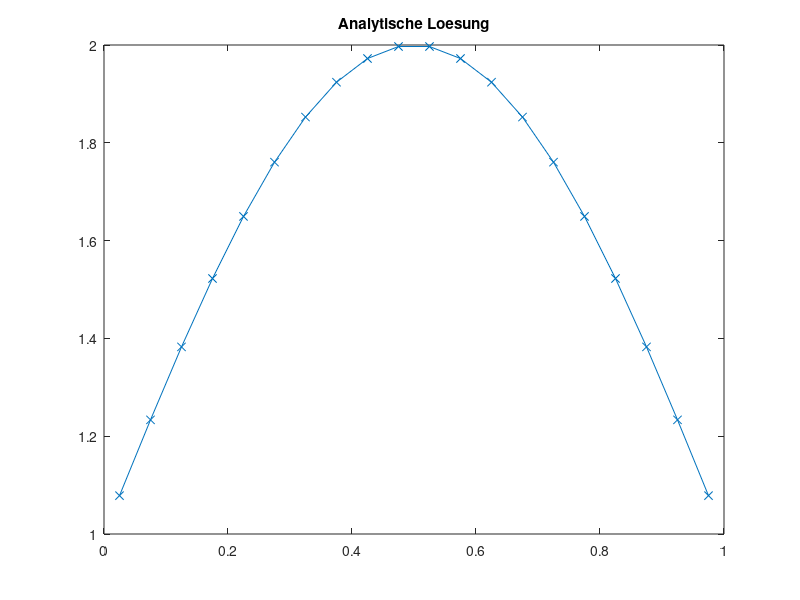
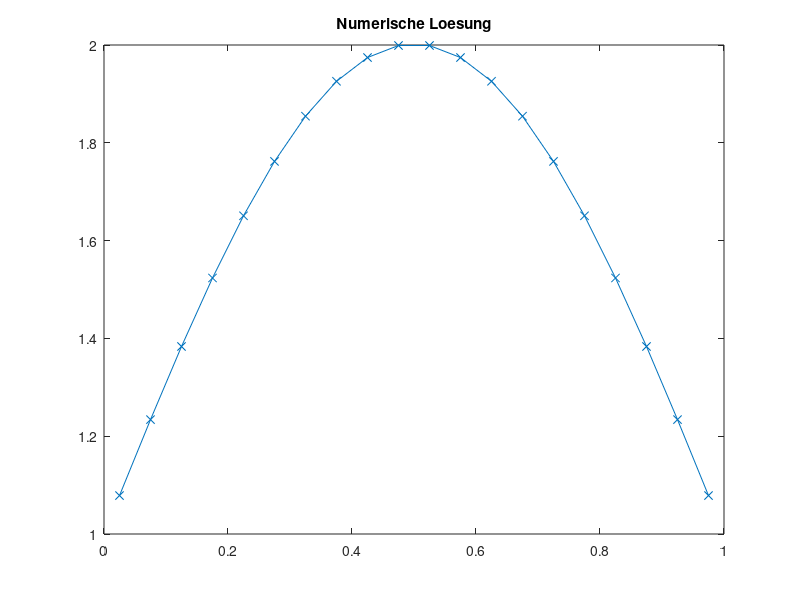
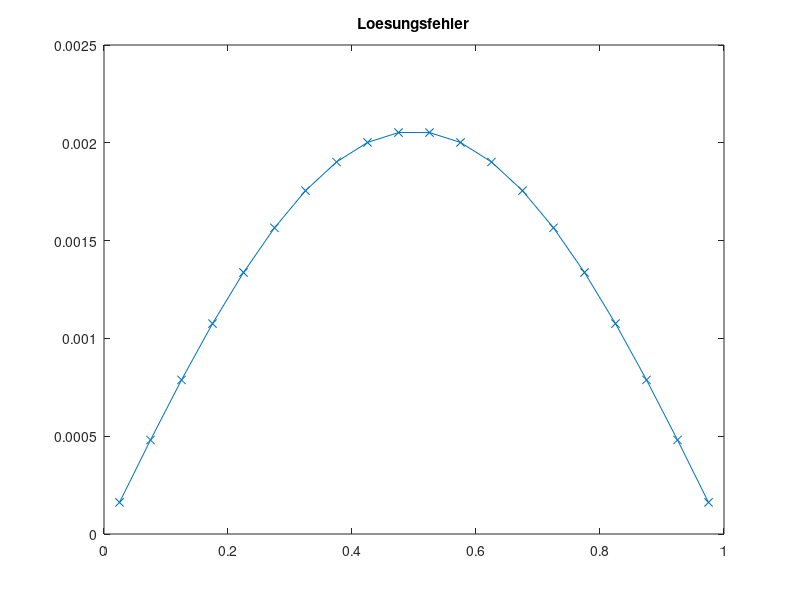
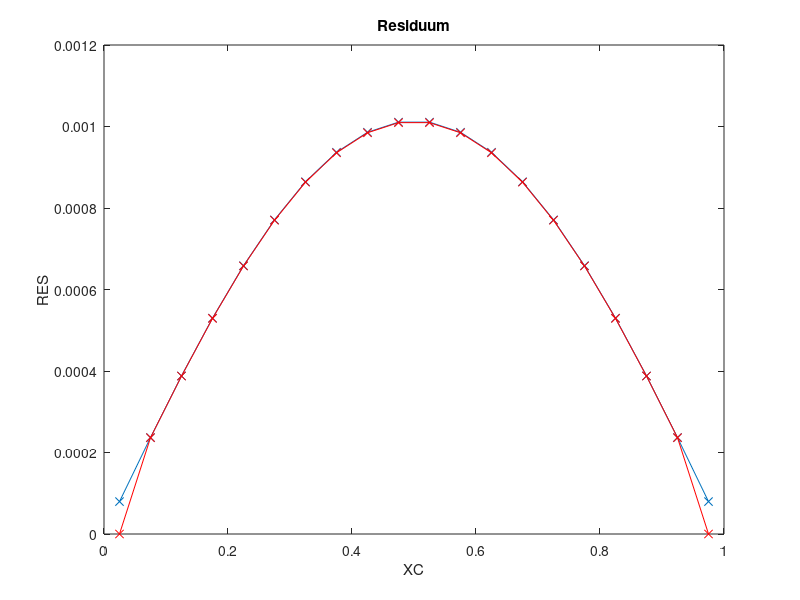

Reproduce these figures in MATLAB, in order.
clc
clear all
close all

SOL=@(x) sin(pi*x)+1;
MSOL=@(x)-pi^2*sin(pi*x);

%SOL=@(x) cos(pi*x)-1;
%MSOL=@(x)-pi^2*cos(pi*x);

DIF=1.0;
XMIN=0.0;
XMAX=1.0;

N=20; % KV's

X = linspace(XMIN, XMAX, N+1);
XC = (X(1:N)+X(2:N+1))/2;
XCR = [XMIN, XC, XMAX];

%%% ANALYTISCHE LÖSUNG
TA = zeros(1, N);
for I=1:N
  TA(I)=SOL(XC(I));
end

figure(1)
plot(XC, TA, 'x-');
title('Analytische Loesung')

%%% FVM Lösung

% Randbedingungen
RBE = SOL(XMAX);
RBW = SOL(XMIN);

% Koeffizienten speichern
AP = zeros(1, N);
AE = zeros(1, N);
AW = zeros(1, N);

for I=1:N
  DX = X(I+1)-X(I);

  DXE = XCR(I+2)-XCR(I+1);
  DXW = XCR(I+1)-XCR(I);

  AE(I) = DIF/(DXE);
  AW(I) = DIF/(DXW);

  AP(I) = -AE(I)-AW(I);
end

% Gesamtgleichungssystem aufstellen
A = zeros(N);
b = zeros(N,1);

for I=1:N
  b(I) = MSOL(XC(I))*(X(I+1)-X(I));

  % Hauptdiagonale
  A(I,I) = AP(I);

  % Westliche Nebendiagonale
  if mod(I,N)==1
    b(I) = b(I)-AW(I)*RBW;
  else
    A(I, I-1) = AW(I);
  end

  % Östliche Nebendiagonale
  if mod(I,N)==0
    b(I) = b(I)-AE(I)*RBE;
  else
    A(I, I+1) = AE(I);
  end
end

T=A\b;

figure(2)
plot(XC, T, 'x-');
title('Numerische Loesung')

%%% Lösungsfehler berechnen
SERR=0.0;
ERR=zeros(1, N);
for I=1:N
    ERR(I)=T(I)-TA(I);
    SERR=SERR+ERR(I)^2;
end
SERR=sqrt(SERR/(N));

figure(3)
plot(XC, ERR, 'x-');
title('Loesungsfehler')

fprintf('Summierter Fehler %16.10e \n', SERR);


%%% ORDNUNG  BESTIMMEN
ERR5=2.3729365914e-02;
ERR10=5.8445323862e-03;
ERR20=1.4557255137e-03;
ERR40=3.6359464498e-04;
op=log((ERR5)/(ERR10))/log(2);
fprintf('Ordnung des Verfahrens %16.10e \n',op  );
op=log((ERR10)/(ERR20))/log(2);
fprintf('Ordnung des Verfahrens %16.10e \n',op  );
op=log((ERR20)/(ERR40))/log(2);
fprintf('Ordnung des Verfahrens %16.10e \n',op  );


%%% RESIDUUM BERECHNEN
t=zeros(N, 1);
for I=1:N
    t(I)=SOL(XC(I));
end

RES=A*t-b;

figure(4)
plot(XC,RES,'x-');

xlabel('XC')
ylabel('RES')
title('Residuum')

%%% Truncation Error berechnen

% b ohne Randwerte
TE=zeros(1, N);
for I=1:N
  b(I) = MSOL(XC(I));
end

for I=3:N-2
  DX = X(I+1)-X(I);
  TE(I) = (DX/24 * (b(I+1) - 2*b(I) + b(I-1)))... % TE_source
        + ((T(I+2)-3*T(I+1)+3*T(I)-T(I-1))/(24*DX))... % TE_e
        - ((T(I+1)-3*T(I)+3*T(I-1)-T(I-2))/(24*DX)); % TE_w
  %TE(I) = TE(I)/DX; % Division durch Terme bei Quellterm
end;

% TE Sonderfälle für Randvolumen
I=2;
DX = X(I+1)-X(I);
TE(I) = (DX/24 * (b(I+1) - 2*b(I) + b(I-1)))... % TE_source
      + ((T(I+2)-3*T(I+1)+3*T(I)-T(I-1))/(24*DX))... % TE_e
      - ((T(I+1)-3*T(I)+4*T(I-1)-2*RBW)/(24*DX)); % TE_w
%TE(I) = TE(I)/DX;

I = N-1;
DX = X(I+1)-X(I);
TE(I) = (DX/24 * (b(I+1) - 2*b(I) + b(I-1)))... % TE_source
      + ((2*RBE-4*T(I+1)+3*T(I)-T(I-1))/(24*DX))... % TE_e
      - ((T(I+1)-3*T(I)+3*T(I-1)-T(I-2))/(24*DX)); % TE_w
%TE(I) = TE(I)/DX;

hold on;
plot(XC, TE, 'rx-');

figure(5)
plot(XC, RES-TE', 'x-');
title('RES - TE')
